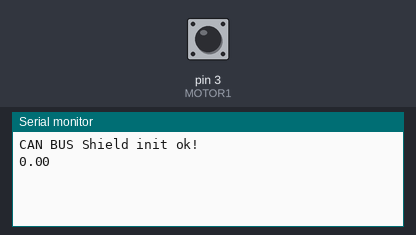
Bench run of a sketch on a simulated Arduino Uno, built with avr-gcc and run on an emulated ATmega328P. Parts: the last lines printed to the serial monitor. The inputs (shaded band) are chosen by the test bench; at power-on: pin 3 (MOTOR1) HIGH.

Above: at 1.2 s.
1.3 s: pin 3 (MOTOR1) pulled LOW for 0.15 s
At 2.7 s:
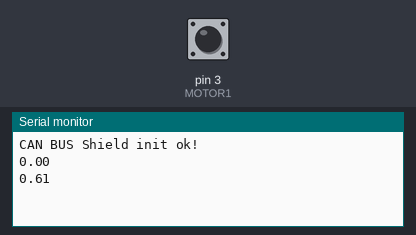
2.9 s: pin 3 (MOTOR1) pulled LOW for 1 s
At 4.7 s:
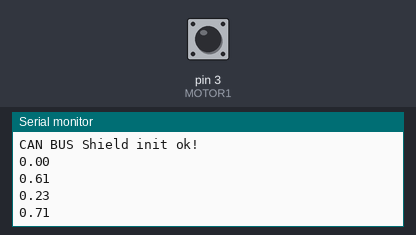
5.4 s: pin 3 (MOTOR1) pulled LOW for 0.15 s
At 6.8 s:
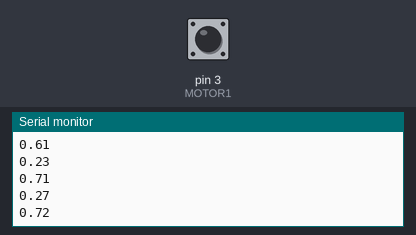
Timing chart, 0 to 8.4 s (numbered marks = the images above; inputs shaded):
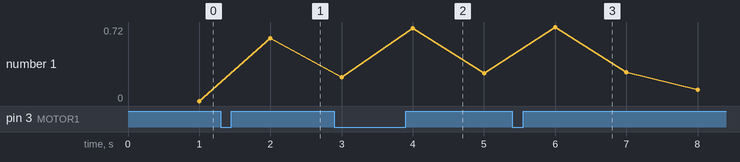

The sketch:

only_pulse.ino
```cpp
#include <TimerOne.h>
#include "mcp_can.h"
#include <SPI.h>

// Include the TimerOne Library from Paul Stoffregen
#include "TimerOne.h"

// Constants for Interrupt Pins
const byte MOTOR1 = 3;  // Motor 1 Interrupt Pin - INT 0
const int SPI_CS_PIN = 9;
MCP_CAN CAN(SPI_CS_PIN);

// Integers for pulse counters
volatile unsigned int counter1 = 0;  // Use volatile because it's modified in an ISR

// Float for number of slots in encoder disk
float diskslots = 20;  // Change to match value of encoder disk
float filetered = 0.0;
unsigned long lastTime = 0;
float rpm = 0;  // Variable to store calculated RPM
// Kalman Filter variables
float Q = 5.0;  // Increased process noise covariance for faster response
float R = 5.0;  // Decreased measurement noise covariance for faster response
float P = 1.0;  // Estimation error covariance
float K = 0.0;  // Kalman gain
float x_est_last = 0.0;  // Last estimated RPM
float kalmanFilter(float rpm_measured) {
  // Predict phase: x_est_last remains the same (no dynamic system)
  P = P + Q;  // Prediction of error covariance

  // Update phase
  K = P / (P + R);  // Kalman gain
  float x_est = x_est_last + K * (rpm_measured - x_est_last);  // Estimate the current RPM
  P = (1 - K) * P;  // Update the error covariance

  // Save the estimate for the next round
  x_est_last = x_est;

  return x_est;
}

// Interrupt Service Routines
void ISR_count1()
{
  counter1++;  // increment Motor 1 counter value
}

void setup()
{
  Serial.begin(115200);
  pinMode(MOTOR1, INPUT_PULLUP);  // Set the motor pin as input with pullup resistor
  attachInterrupt(digitalPinToInterrupt(MOTOR1), ISR_count1, RISING);  // Increase counter 1 when speed sensor pin goes High
  while (CAN_OK != CAN.begin(MCP_ANY, CAN_500KBPS, MCP_16MHZ))        // init can bus : baudrate = 500k
  {
      Serial.println("CAN BUS Shield init fail");
      Serial.println(" Init CAN BUS Shield again");
      delay(100);
  }
  Serial.println("CAN BUS Shield init ok!");
  CAN.setMode(MCP_NORMAL);
}
unsigned char stmp[8] = {0, 0, 0, 0, 0, 0, 0, 0};

void loop() {
  unsigned long currentTime = millis();

  // Update and calculate RPM every second (1000 ms)
  if (currentTime - lastTime >= 1000) {
    // Calculate RPM

    // Print RPM to Serial Monitor
    filetered = kalmanFilter(counter1);

    // Scale RPM to 0-255 range for 1 byte transmission

    // Prepare CAN message
    //stmp[0] = scaledRPM;  // Send scaled RPM as 1 byte
    stmp[0] = filetered;
    stmp[1] = int(filetered * 100) % 100;
    CAN.sendMsgBuf(0x123, 0, 8, stmp);
    Serial.println(filetered);
    // Reset the counter for the next calculation
    counter1 = 0;

    // Update lastTime to the current time
    lastTime = currentTime;
  }
}
```

Measured:
- after the input at 1.3 s, the serial monitor: prints a new line after 0.70 s (image 1)
- after the input at 2.9 s, the serial monitor: prints a new line after 1.1 s (image 2)
- after the input at 5.4 s, the serial monitor: prints a new line after 0.60 s (image 3)
- plotted number 1: 0 → 0.61 after the input at 1.3 s, 0.61 → 0.27 after the input at 2.9 s
